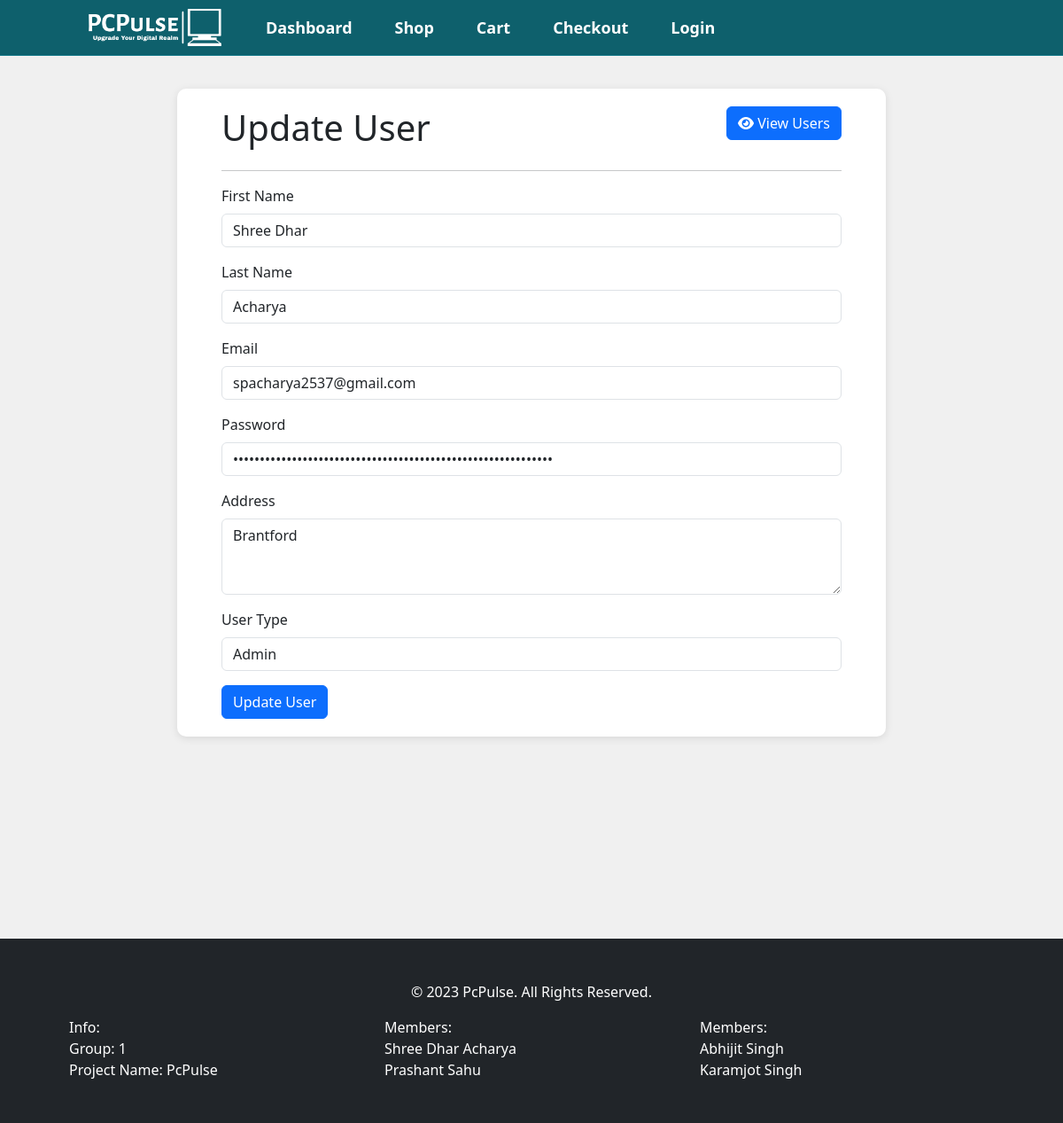
The page /pcpulse/admin/edit_user.php?id=1 on the database its author committed.
### tables this page shows
CREATE TABLE `Users` (
  `UserID` int(11) NOT NULL,
  `FirstName` varchar(50) NOT NULL,
  `LastName` varchar(50) NOT NULL,
  `Email` varchar(100) NOT NULL,
  `Password` varchar(255) NOT NULL,
  `Address` text DEFAULT NULL,
  `UserType` enum('Admin','Customer') DEFAULT 'Customer'
);

### pcpulse/dbinit.php (called while the page is built, shortened)
<?php
class Database
{
    private $servername;
    private $username;
    private $password;
    private $dbname;
    private $conn;
    public function __construct($servername, $username, $password, $dbname)
    {
        $this->servername = $servername;
        $this->username = $username;
        $this->password = $password;
        $this->dbname = $dbname;
    }
    private function connect()
    {
        $this->conn = new mysqli($this->servername, $this->username, $this->password);
    }
    private function createDatabase()
    {
        $sqlCreateDB = "CREATE DATABASE IF NOT EXISTS $this->dbname CHARACTER SET utf8mb4 COLLATE utf8mb4_unicode_ci";
    }
    private function selectDatabase()
    {
        $this->conn->select_db($this->dbname);
    }
    private function createCategoriesTable()
    {
        $sqlCategoriesTable = "CREATE TABLE IF NOT EXISTS Categories (
            CategoryID INT PRIMARY KEY AUTO_INCREMENT,
            CategoryName VARCHAR(255) NOT NULL
        )";
    }
    private function createUsersTable()
    {
        $sqlUsersTable = "CREATE TABLE IF NOT EXISTS Users (
            UserID INT PRIMARY KEY AUTO_INCREMENT,
            FirstName VARCHAR(50) NOT NULL,
            LastName VARCHAR(50) NOT NULL,
            Email VARCHAR(100) NOT NULL,
            Password VARCHAR(255) NOT NULL,
            Address TEXT,
            UserType ENUM('Admin', 'Customer') DEFAULT 'Customer'
        )";
    }
    private function createProductsTable()
    {
        $sqlProductsTable = "CREATE TABLE IF NOT EXISTS Products (
            ProductID INT PRIMARY KEY AUTO_INCREMENT,
            Name VARCHAR(255) NOT NULL,
            Description TEXT,
            Price DECIMAL(10, 2) NOT NULL,
            InStock INt,
            CategoryID INT,
            ImageURL VARCHAR(255),
            Brand VARCHAR(50),
            Model VARCHAR(50),
            UpdatedBy INT,
            FOREIGN KEY (CategoryID) REFERENCES Categories(CategoryID),
            FOREIGN KEY (UpdatedBy) REFERENCES Users(UserID)
        )";
    }
    private function createOrdersTable()
    {
        $sqlOrdersTable = "CREATE TABLE IF NOT EXISTS Orders (
            OrderID INT PRIMARY KEY AUTO_INCREMENT,
            UserID INT,
            OrderDate TIMESTAMP DEFAULT CURRENT_TIMESTAMP,
            TotalAmount DECIMAL(10, 2) NOT NULL,
            FOREIGN KEY (UserID) REFERENCES Users(UserID)
        )";
    }
    private function createOrderDetailsTable()
    {
        $sqlOrderDetailsTable = "CREATE TABLE IF NOT EXISTS OrderDetails (
            OrderDetailID INT PRIMARY KEY AUTO_INCREMENT,
            OrderID INT,
            ProductID INT,
            Quantity INT NOT NULL,
            Subtotal DECIMAL(10, 2) NOT NULL,
            FOREIGN KEY (OrderID) REFERENCES Orders(OrderID),
            FOREIGN KEY (ProductID) REFERENCES Products(ProductID)
        )";
    }
    public function getConnection()
    {
        return $this->conn;
    }
}
?>

### pcpulse/admin/user.php (called while the page is built, shortened)
<?php
class User
{
    private $conn;
    public function __construct($db)
    {
        $this->conn = $db->getConnection();
    }
    public function readUser($userID)
    {
        $stmt = $this->conn->prepare("SELECT * FROM Users WHERE UserID = ?");
        $stmt->bind_param("i", $userID);
        if ($stmt->execute()) {
            $result = $stmt->get_result();
            $user = $result->fetch_assoc();
            return $user;
        } else {
            die("Error reading user: " . $this->conn->error);
        }
    }
}
?>

### pcpulse/admin/edit_user.php (the view, shortened to what this page needs)
<!DOCTYPE html>
<?php
include '../header.php';
include '../dbinit.php';
include 'User.php';
$firstName = $lastName = $email = $password = $address = $userType = '';
$db = new Database("localhost", "root", "", "pcpulse");
$userId = isset($_GET['id']) ? $_GET['id'] : null;
if (!is_null($userId)) {
    $user = new User($db);
    $existingUser = $user->readUser($userId);
    if ($existingUser) {
        $firstName = $existingUser['FirstName'];
        $lastName = $existingUser['LastName'];
        $email = $existingUser['Email'];
        $password = $existingUser['Password'];
        $address = $existingUser['Address'];
        $userType = $existingUser['UserType'];
    } else {
        header("Location: index.php");
        exit();
    }
}
?>
<div class="main-container">
    <h1 class="mb-4">Update User
        <a href="users.php" class="btn btn-primary float-right"><i class="fas fa-eye"></i> View Users</a>
    </h1>
    <hr />
    <form action="<?php echo $_SERVER['PHP_SELF']; ?>" method="POST">
        <div class="form-group">
            <label for="firstName">First Name</label>
            <input type="text" class="form-control" id="firstName" name="firstName" value="<?php echo $firstName; ?>">
        </div>
        <div class="form-group">
            <label for="lastName">Last Name</label>
            <input type="text" class="form-control" id="lastName" name="lastName" value="<?php echo $lastName; ?>">
        </div>
        <div class="form-group">
            <label for="email">Email</label>
            <input type="email" class="form-control" id="email" name="email" value="<?php echo $email; ?>">
        </div>
        <div class="form-group">
            <label for="password">Password</label>
            <input type="password" class="form-control" id="password" name="password" value="<?php echo $password; ?>">
        </div>
        <div class="form-group">
            <label for="address">Address</label>
            <textarea class="form-control" id="address" name="address" rows="3"><?php echo $address; ?></textarea>
        </div>
        <div class="form-group">
            <label for="userType">User Type</label>
            <select class="form-control" id="userType" name="userType">
                <option value="Admin" <?php echo ($userType == 'Admin') ? 'selected' : ''; ?>>Admin</option>
            </select>
        </div>
        <button type="submit" class="btn btn-primary">Update User</button>
    </form>
</div>
<?php
include '../footer.php';
?>

### pcpulse/css/styles.css (style rules this page uses)
body { background-color: #f0f0f0; padding-top: 70px; margin: 0; padding: 0; min-height: 100vh; display: flex; flex-direction: column; }
.main-container { background-color: #fff; padding: 20px 50px; border-radius: 10px; margin: 100px auto; box-shadow: 0 2px 10px rgba(0, 0, 0, 0.1); flex: 1; margin-bottom: 180px; overflow-y: scroll; min-width: 800px; }

### rows shown on the page
users: firstName "Shree Dhar", lastName "Acharya", email "spacharya2537@gmail.com", address "Brantford", userType "Admin"
